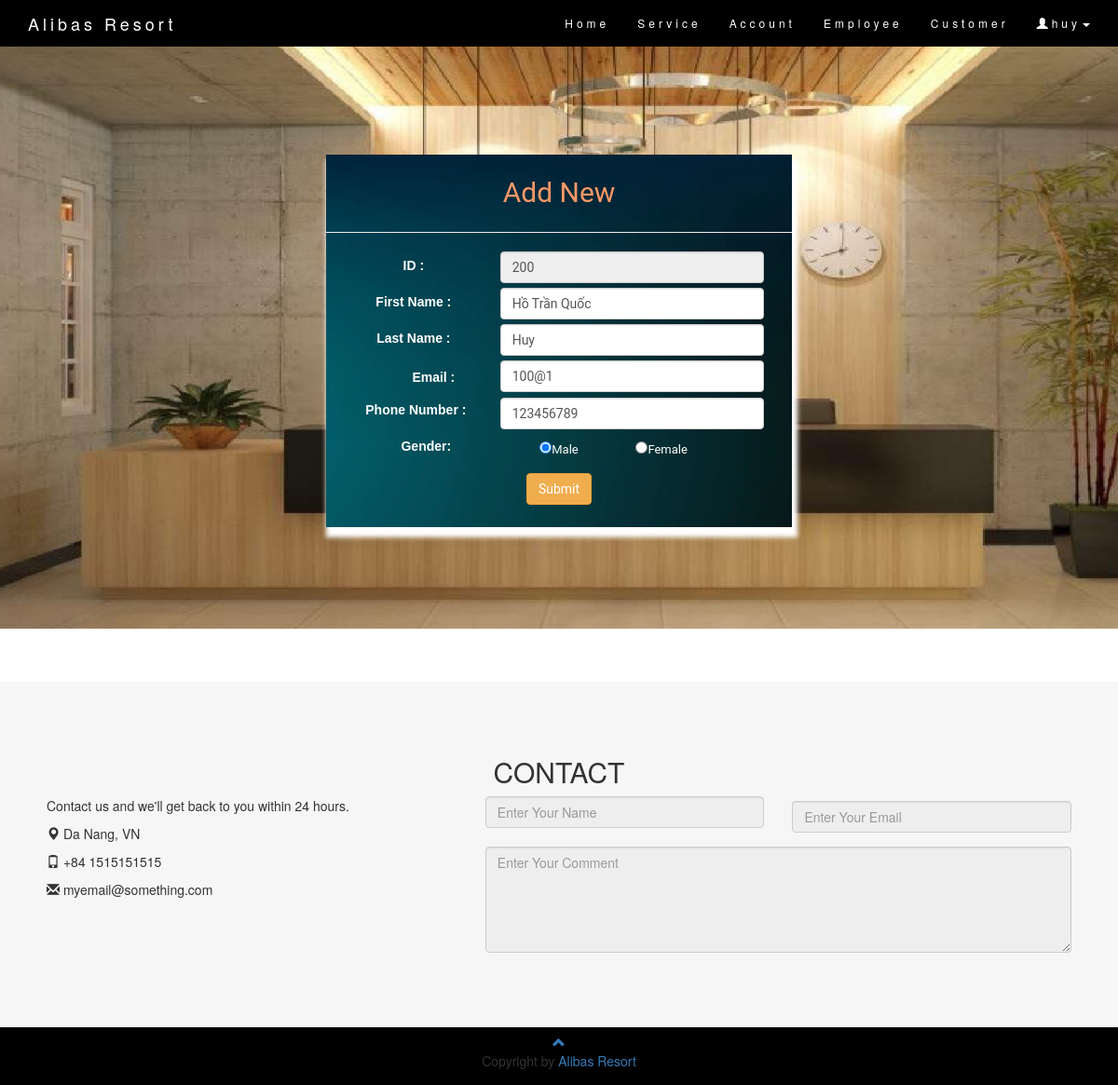
Page /pages/customer/EditCustomer.php?id=200 (signed in) on the committed database.
### tables this page shows
CREATE TABLE IF NOT EXISTS `customer` (
  `id` INT NOT NULL AUTO_INCREMENT,
  `firstname` VARCHAR(450) NOT NULL,
  `lastname` VARCHAR(450) NOT NULL,
  `email` VARCHAR(450) NOT NULL,
  `phonenumber` VARCHAR(450) NOT NULL,
  `gender` INT NOT NULL,
  PRIMARY KEY (`id`));

### config/pages/customer/edit.php (called while the page is built, shortened)
<?php include "../../config/connection/Dbcon.php";
global $con; ?>
<?php
if (isset($_GET['id'])) {
    $id = $_GET['id'];
    $result = mysqli_query($con, "select * FROM `customer` WHERE id= $id");
    $row = mysqli_fetch_assoc($result);
}
?>

### pages/customer/EditCustomer.php (the view, shortened to what this page needs)
<?php
global $con;
?>
<!Doctype html>
<html>
<head>
	<?php include "../../includes/head.php" ?>
</head>
<body>
	<nav class="navbar navbar-default navbar-fixed-top">
		<div class="container">
			<div class="navbar-header">
				<a class="navbar-brand" href="../../index.php">Alibas Resort</a>
			</div>
			<div class="collapse navbar-collapse" id="myNavbar">
				<ul class="nav navbar-nav navbar-right">
				<li class="nav-item"><a class="" href="#">
				<?php include "../../config/pages/customer/edit.php" ; ?>
				</a></li>
					<li class="nav-item"><a class="nav-link" href="../../index.php">Home</a></li>
					<li class="nav-item"><a class="nav-link" href="../../Service.php">Service</a></li>
					<?php if (isset($_SESSION['username'])) {
						if (isset($_SESSION['isAdmin'])  == true) {
							$isAdmin = $_SESSION['isAdmin'];
							if ($isAdmin == 1) { ?>
								<li class="nav-item"><a class="nav-link" href="../../pages/account/ListAccount.php">Account</a></li>
						<?php }
						} ?>
						<li class="nav-item"><a class="nav-link" href="../../pages/employee/ListEmployee.php">Employee</a></li>
						<li class="nav-item"><a class="nav-link" href="../../pages/customer/ListCustomer.php">Customer</a></li>
						<li class="dropdown"><a class="dropdown-toggle" data-toggle="dropdown" href="#"><span class="glyphicon glyphicon-user">
								</span><?php echo isset($_SESSION['username']) ? $_SESSION['username'] : ""; ?><span class="caret"></span>
							</a>
						</li> <?php  } ?>
				</ul>
			</div>
		</div>
	</nav>
	<div class="containers">
		<form action="" method="post">
			<header class="heading"> Add New</header>
			<hr>
			<div class="row2">
				<div class="col-sm-12">
					<div class="row2">
						<div class="col-xs-4">
							<label class="id">ID :</label>
						</div>
						<div class="col-xs-8">
							<input type="text" name="id" id="id" value="<?=$row['id']?>" placeholder="Enter Your ID" class="form-control" readonly>
						</div>
					</div>
				</div>
				<div class="col-sm-12">
					<div class="row2">
						<div class="col-xs-4">
							<label class="firstname">First Name :</label>
						</div>
						<div class="col-xs-8">
							<input type="text" name="firstname" id="firstname" value="<?=$row['firstname']?>" placeholder="Enter Your First Name" class="form-control" required="required">
						</div>
					</div>
				</div>
				<div class="col-sm-12">
					<div class="row2">
						<div class="col-xs-4">
							<label class="lastname">Last Name :</label>
						</div>
						<div class="col-xs-8">
							<input type="text" name="lastname" id="lastname" value="<?=$row['lastname']?>" placeholder="Enter Your Last Name" class="form-control last" required="required">
						</div>
					</div>
				</div>
				<div class="col-sm-12">
					<div class="row2">
						<div class="col-xs-4">
							<label class="email">Email :</label>
						</div>
						<div class="col-xs-8">
							<input type="email" name="email" id="email" placeholder="Enter your email" value="<?=$row['email']?>" class="form-control" required="required">
						</div>
					</div>
				</div>
				<div class="col-sm-12">
					<div class="row2">
						<div class="col-xs-4">
							<label class="pno">Phone Number :</label>
						</div>
						<div class="col-xs-8">
							<input type="text" class="form-control" name="phonenumber" id="phonenumber" value="<?=$row['phonenumber']?>" required="required" placeholder="Enter Phone Number">
						</div>
					</div>
				</div>
				<div class="col-sm-12">
					<div class="row2">
						<div class="col-xs-4 ">
							<label class="gender">Gender:</label>
						</div>
						<div class="col-xs-4 male">
							<input type="radio" name="gender" id="gender" value="1" <?php if ($row['gender'] == 1) { echo 'checked';}else{ echo''; } ?> required="required">Male
						</div>
						<div class="col-xs-4 female">
							<input type="radio" name="gender" id="gender" value="0" <?php if ($row['gender'] == 0) { echo 'checked';}else{ echo''; } ?> required="required">Female
						</div>
					</div>
					<div class="col-sm-12">
						<button name="submit" type="submit" class="btn btn-warning">Submit</button>
					</div>
				</div>
			</div>
		</form>
	</div>
	<?php include "../../includes/footer.php" ?>
</body>
</html>

### includes/head.php (style rules this page uses)
.navbar { margin-bottom: 0; background-color: black; z-index: 9999; border: 0; font-size: 12px !important; line-height: 1.42857143 !important; letter-spacing: 4px; border-radius: 0; }
.navbar li a, .navbar .navbar-brand { color: #fff !important; }

### pages/customer/EditCustomer.php (style rules this page uses)
body { background-image: url('../../image/quayletan.jpg'); background-repeat: no-repeat; background-size: contain; width: 100%; height: 100vh; overflow: auto; }
.containers { font-family: Roboto, sans-serif; background-image: url('../../image/darkblueback.jpg'); border-style: 1px solid grey; margin: 0 auto; text-align: center; opacity: 1.8; margin-top: 67px; box-shadow: 3px 8px 5px 3px #fff; max-width: 500px; padding-top: 10px; height: 400px; margin-top: 166px; margin-bottom: 166px; }
.row2 { margin-right: 0px; margin-left: 0px; }
.id { margin-left: 1px; font-family: sans-serif; font-size: 14px; color: white; margin-top: 5px; }
#id { margin-bottom: 5px; }
.lastname { margin-left: 1px; font-family: sans-serif; font-size: 14px; color: white; margin-top: 10px; }
.firstname { margin-left: 1px; font-family: sans-serif; font-size: 14px; color: white; margin-top: 5px; }
#lastname { margin-top: 5px; }
.heading { text-decoration: bold; text-align: center; font-size: 30px; color: #F96; padding-top: 10px; }
#email { margin-top: 5px; }
.email { margin-left: 44px; font-family: sans-serif; color: white; font-size: 14px; margin-top: 13px; }
.pno { color: white; margin-top: 9px; font-size: 14px; font-family: sans-serif; margin-left: 6px; margin-top: 9px; }
#phonenumber { margin-top: 6px; }
.gender { color: white; font-family: sans-serif; font-size: 14px; margin-left: 28px; margin-top: 8px; }
.col-xs-4.male { color: white; font-size: 13px; margin-top: 9px; padding-bottom: 16px; }
.col-xs-4.female { color: white; font-size: 13px; margin-top: 9px; padding-bottom: 16px; padding-right: 95px; padding-left: 2px; }

### rows in the picture
customer: id "200", firstname "Hồ Trần Quốc", lastname "Huy", email "100@1", phonenumber "123456789", gender "☑"

### other values in the picture
$_SESSION['username'] "huy"
